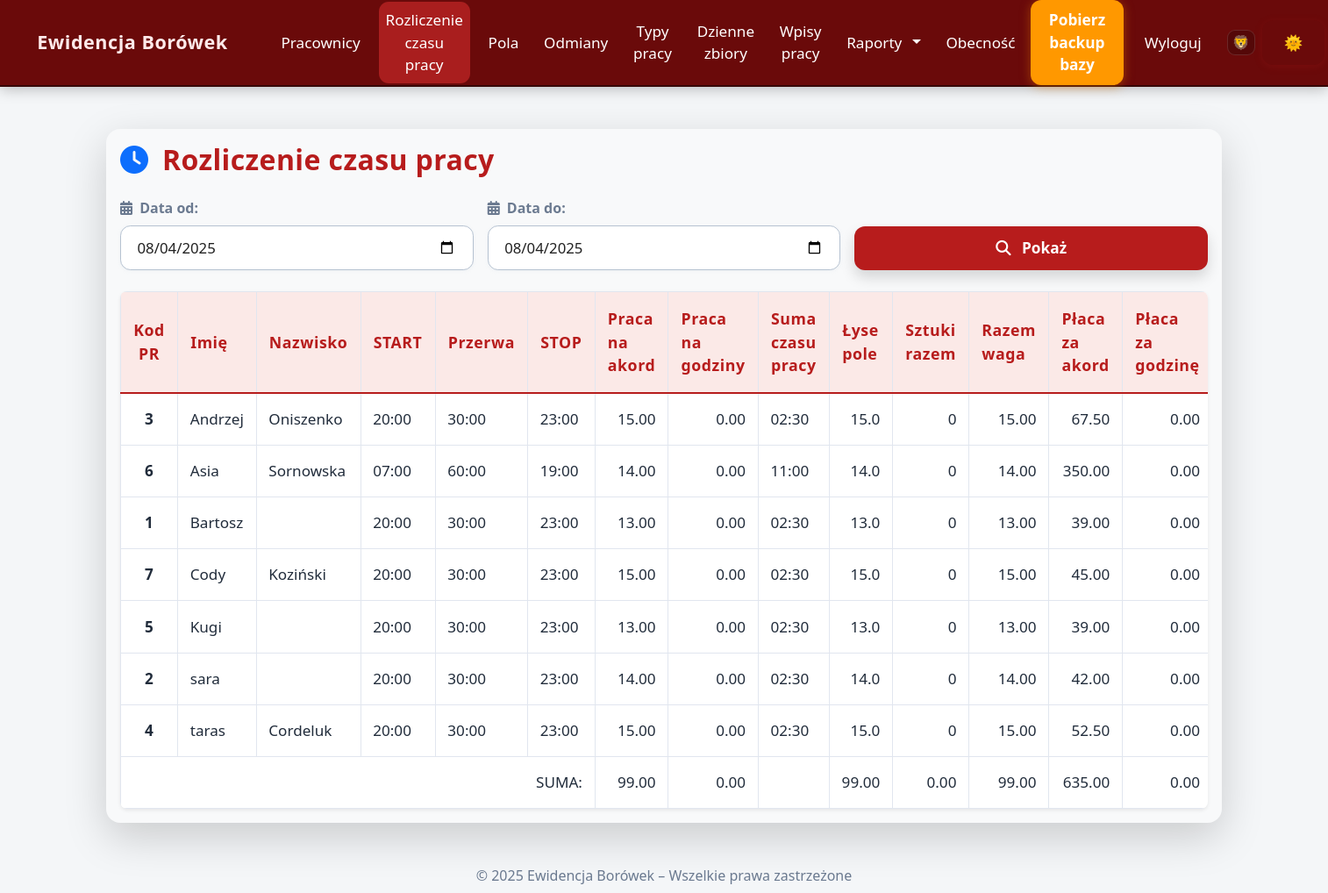
The page /rozliczenie_czasu_pracy (signed in) on the database its author committed.
### models.py (models this page shows)
class Field(db.Model):
    id = db.Column(db.Integer, primary_key=True)
    name = db.Column(db.String(100), nullable=False)

class Employee(db.Model):
    id = db.Column(db.Integer, primary_key=True)
    external_id = db.Column(db.String(30), unique=True)
    name = db.Column(db.String(100), nullable=False)
    external_id = db.Column(db.String(50))
    hourly_rate = db.Column(db.Float, nullable=False, default=0.0)
    piece_rate = db.Column(db.Float, nullable=False, default=0.0)
    is_active = db.Column(db.Boolean, default=True)
    entries = db.relationship('Entry', backref='employee', lazy=True, cascade="all, delete-orphan")
    harvests = db.relationship('DailyHarvest', backref='employee', lazy=True, cascade="all, delete-orphan")
    team = db.Column(db.String(64), nullable=True)

### app.py (the view)
@app.route('/rozliczenie_czasu_pracy', methods=['GET'])
@login_required
def rozliczenie_czasu_pracy():
    start_date = request.args.get('start_date', date.today().isoformat())
    end_date = request.args.get('end_date', date.today().isoformat())
    employees = Employee.query.filter_by(is_active=True).order_by(Employee.name).all()
    presences = Presence.query.filter(Presence.date >= start_date, Presence.date <= end_date).all()
    entries = Entry.query.filter(Entry.date >= start_date, Entry.date <= end_date).all()
    harvests = DailyHarvest.query.filter(DailyHarvest.date >= start_date, DailyHarvest.date <= end_date).all()
    fields = (
        Field.query
        .join(DailyHarvest, Field.id == DailyHarvest.field_id)
        .filter(DailyHarvest.date >= start_date, DailyHarvest.date <= end_date)
        .distinct()
        .all()
    )
    data = []
    for emp in employees:
        presence = next((p for p in presences if p.employee_id == emp.id), None)
        time_in = presence.time_in if presence else None
        time_out = presence.time_out if presence else None
        break_minutes = presence.break_minutes if presence and presence.break_minutes else 0
        hours = sum(e.hours or 0 for e in entries if e.employee_id == emp.id and (e.hours or 0) > 0)
        total_kg = sum(h.quantity_kg for h in harvests if h.employee_id == emp.id)
        field_weights = {f.name: sum(h.quantity_kg for h in harvests if h.employee_id == emp.id and h.field_id == f.id) for f in fields}
        total_sztuki = sum(e.quantity or 0 for e in entries if e.employee_id == emp.id and e.work_type and e.work_type.unit == "sztuki")
        piece_pay = sum((h.quantity_kg or 0) * (emp.piece_rate or 0) for h in harvests if h.employee_id == emp.id)
        hourly_pay = hours * (emp.hourly_rate or 0)
        suma_czasu = ""
        if time_in and time_out:
            delta = datetime.combine(date.today(), time_out) - datetime.combine(date.today(), time_in)
            total_minutes = delta.total_seconds() // 60 - (break_minutes or 0)
            godziny = int(total_minutes // 60)
            minuty = int(total_minutes % 60)
            suma_czasu = f"{godziny:02d}:{minuty:02d}"
        data.append({
            'kod_pr': emp.external_id or emp.id,
            'imie': emp.name.split()[0] if emp.name else '',
            'nazwisko': ' '.join(emp.name.split()[1:]) if emp.name else '',
            'start': time_in.strftime('%H:%M') if time_in else '',
            'przerwa': f"{break_minutes:02d}:00" if break_minutes else '00:00',
            'stop': time_out.strftime('%H:%M') if time_out else '',
            'praca_akord': f"{total_kg:.2f}",
            'praca_godziny': f"{hours:.2f}",
            'suma_czasu': suma_czasu,
            'field_weights': field_weights,
            'sztuki_razem': total_sztuki,
            'razem_waga': f"{total_kg:.2f}",
            'placa_akord': f"{piece_pay:.2f}",
            'placa_godziny': f"{hourly_pay:.2f}",
            'wynagrodzenie_brutto': f"{(piece_pay + hourly_pay):.2f}"
        })
    return render_template('rozliczenie_czasu_pracy.html', data=data, fields=fields, start_date=start_date, end_date=end_date)

### app.py (called while the page is built)
@app.context_processor
def inject_now():
    return {'current_year': datetime.now().year}

@app.context_processor
def inject_now():
    return {'current_year': datetime.now().year}

@login_manager.user_loader
def load_user(user_id):
    return User.query.get(int(user_id))

### templates/rozliczenie_czasu_pracy.html (shortened to what this page needs)
{% extends "base.html" %}
{% block content %}
<div class="container-xl py-4">
  <div class="card shadow-lg border-0 rounded-4 bg-light">
    <div class="card-body">
      <div class="d-flex align-items-center mb-4">
        <i class="fas fa-clock fa-2x text-primary me-3"></i>
        <h2 class="mb-0 fw-bold">Rozliczenie czasu pracy</h2>
      </div>
      <form method="get" class="row g-3 align-items-end mb-4">
        <div class="col-sm-4">
          <label class="form-label fw-semibold" for="start_date">
            <i class="fas fa-calendar-alt me-1"></i> Data od:
          </label>
          <input type="date" class="form-control" id="start_date" name="start_date" value="{{ start_date }}">
        </div>
        <div class="col-sm-4">
          <label class="form-label fw-semibold" for="end_date">
            <i class="fas fa-calendar-alt me-1"></i> Data do:
          </label>
          <input type="date" class="form-control" id="end_date" name="end_date" value="{{ end_date }}">
        </div>
        <div class="col-sm-4 d-grid">
          <button type="submit" class="btn btn-primary btn-lg shadow">
            <i class="fas fa-search me-2"></i> Pokaż
          </button>
        </div>
      </form>
      <div class="table-responsive rounded-3 shadow-sm">
        <table class="table table-hover align-middle mb-0 bg-white" id="hoursTable" style="min-width:1200px;">
          <thead class="sticky-top bg-primary text-white">
            <tr>
              <th class="text-center" onclick="sortTable(0)">Kod PR</th>
              <th onclick="sortTable(1)">Imię</th>
              <th onclick="sortTable(2)">Nazwisko</th>
              <th onclick="sortTable(3)">START</th>
              <th onclick="sortTable(4)">Przerwa</th>
              <th onclick="sortTable(5)">STOP</th>
              <th onclick="sortTable(6)">Praca na akord</th>
              <th onclick="sortTable(7)">Praca na godziny</th>
              <th onclick="sortTable(8)">Suma czasu pracy</th>
              {% for field in fields %}
                <th onclick="sortTable({{ 9 + loop.index0 }})">{{ field.name }}</th>
              {% endfor %}
              <th onclick="sortTable({{ 9 + fields|length }})">Sztuki razem</th>
              <th onclick="sortTable({{ 10 + fields|length }})">Razem waga</th>
              <th onclick="sortTable({{ 11 + fields|length }})">Płaca za akord</th>
              <th onclick="sortTable({{ 12 + fields|length }})">Płaca za godzinę</th>
            </tr>
          </thead>
          <tbody>
            {% for row in data %}
            <tr>
              <td class="text-center fw-bold">{{ row.kod_pr }}</td>
              <td>{{ row.imie }}</td>
              <td>{{ row.nazwisko }}</td>
              <td>{{ row.start }}</td>
              <td>{{ row.przerwa }}</td>
              <td>{{ row.stop }}</td>
              <td class="text-end">{{ row.praca_akord }}</td>
              <td class="text-end">{{ row.praca_godziny }}</td>
              <td>{{ row.suma_czasu }}</td>
              {% for field in fields %}
                <td class="text-end">{{ row.field_weights[field.name]|round(2) }}</td>
              {% endfor %}
              <td class="text-end">{{ row.sztuki_razem }}</td>
              <td class="text-end">{{ row.razem_waga }}</td>
              <td class="text-end text-success">{{ row.placa_akord }}</td>
              <td class="text-end text-primary">{{ row.placa_godziny }}</td>
            </tr>
            {% endfor %}
          </tbody>
          <tfoot>
            <tr class="bg-light fw-bold">
              <td colspan="6" class="text-end">SUMA:</td>
              <td class="text-end" id="sum_praca_akord">0.00</td>
              <td class="text-end" id="sum_praca_godziny">0.00</td>
              <td></td>
              {% for field in fields %}
                <td class="text-end" id="sum_field_{{ loop.index0 }}">0.00</td>
              {% endfor %}
              <td class="text-end" id="sum_sztuki_razem">0.00</td>
              <td class="text-end" id="sum_razem_waga">0.00</td>
              <td class="text-end text-success" id="sum_placa_akord">0.00</td>
              <td class="text-end text-primary" id="sum_placa_godziny">0.00</td>
            </tr>
          </tfoot>
        </table>
      </div>
    </div>
  </div>
</div>
{% endblock %}

### static/style.css (style rules this page uses)
body { font-family: 'Segoe UI', Tahoma, Geneva, Verdana, sans-serif; background-color: #f8f9fa; color: #343a40; transition: background 0.3s, color 0.3s; }
:root { --bg: #ffffff; --text: #222222; --navbar: #6a0a0a; --footer: #f8f9fa; --tile: #8D0707; --tile-hover: #ad1d1d; --tile-shadow: 0 4px 24px #0002; --tile-glow: 0 0 12px #d32f2f88; }
body { background: var(--bg); color: var(--text); }

### static/custom.css (style rules this page uses)
body { min-height: 100vh; background: #f4f6f8; color: #23272f; font-family: 'Segoe UI', 'Arial', sans-serif; }
.table, .table-bordered, .table-striped { background: #fff !important; border-radius: 10px !important; box-shadow: 0 2px 12px #b71c1c11; color: #212c3b !important; border: 1px solid #e1e6ef !important; }
.table th, .table td { border: 1px solid #e1e6ef !important; padding: 0.95em 0.8em !important; vertical-align: middle; font-size: 1.07em; color: #212c3b !important; font-weight: 500; background: #fff !important; }
.table thead th { background: #fbe9e7 !important; color: #b71c1c !important; font-size: 1.11em; font-weight: 700; letter-spacing: 0.03em; border-bottom: 2.5px solid #b71c1c !important; }
h1, h2, h3, h4, h5 { color: #b71c1c; font-weight: 800; letter-spacing: 0.4px; margin-bottom: 1.1rem; text-shadow: 0 2px 10px #fff3; }
label, .text-muted, .text-secondary, .muted, .secondary, small { color: #6b7a90 !important; opacity: 1 !important; font-weight: 500; }
.form-control, .form-select { border-radius: 0.7em !important; border: 1.4px solid #b6c2d1; background: #fff !important; color: #222 !important; box-shadow: 0 1px 4px #b6c2d122; padding: 0.7em 1.1em; font-size: 1.05em; transition: border-color 0.12s, box-shadow 0.12s, background 0.12s; }
input[type="date"].form-control, input[type="number"].form-control { min-width: 110px; color-scheme: light; }
.btn, button, .btn-primary, .btn-success, .btn-danger, .btn-info, .btn-secondary { border-radius: 0.7em !important; font-weight: 700; font-size: 1.08em; box-shadow: 0 2px 10px #b71c1c33; border: none !important; transition: background 0.15s, color 0.15s, box-shadow 0.09s; padding: 0.7em 1.45em; }
.btn-primary, .btn-danger { background: #b71c1c; color: #fff !important; }

### rows shown on the page
Field: name "Łyse pole", name "15.0", name "14.0", name "13.0"
Employee: kod_pr "1", imie "Bartosz", start "20:00", przerwa "30:00", stop "23:00", praca_akord "13.00", praca_godziny "0.00", suma_czasu "02:30", sztuki_razem "0", razem_waga "13.00", placa_akord "39.00", placa_godziny "0.00"
Employee: kod_pr "5", imie "Kugi", start "20:00", przerwa "30:00", stop "23:00", praca_akord "13.00", praca_godziny "0.00", suma_czasu "02:30", sztuki_razem "0", razem_waga "13.00", placa_akord "39.00", placa_godziny "0.00"
Employee: kod_pr "2", imie "sara", start "20:00", przerwa "30:00", stop "23:00", praca_akord "14.00", praca_godziny "0.00", suma_czasu "02:30", sztuki_razem "0", razem_waga "14.00", placa_akord "42.00", placa_godziny "0.00"

### other values the page prints
{{ row.kod_pr }} "3" "6" "7" "4"
{{ row.imie }} "Andrzej" "Asia" "Cody" "taras"
{{ row.nazwisko }} "Oniszenko" "Sornowska" "Koziński" "Cordeluk"
{{ row.start }} "20:00" "07:00" "20:00" "20:00"
{{ row.przerwa }} "30:00" "60:00" "30:00" "30:00"
{{ row.stop }} "23:00" "19:00" "23:00" "23:00"
{{ row.praca_akord }} "15.00" "14.00" "15.00" "15.00"
{{ row.praca_godziny }} "0.00" "0.00" "0.00" "0.00"
{{ row.suma_czasu }} "02:30" "11:00" "02:30" "02:30"
{{ row.sztuki_razem }} "0" "0" "0" "0"
{{ row.razem_waga }} "15.00" "14.00" "15.00" "15.00"
{{ row.placa_akord }} "67.50" "350.00" "45.00" "52.50"
{{ row.placa_godziny }} "0.00" "0.00" "0.00" "0.00"
